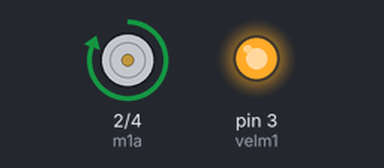
The sketch below on a simulated Arduino Uno, built with avr-gcc and run on an emulated ATmega328P. On the bench: motor-driver pin pairs drawn as motors (green arrow = first pin HIGH = forward, orange = second pin HIGH = backward, longer = more drive), output pins drawn as LEDs (lit = HIGH).

Above: at 2.0 s.
At 4.05 s:
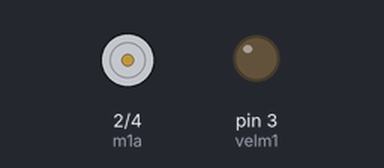
At 6.1 s:
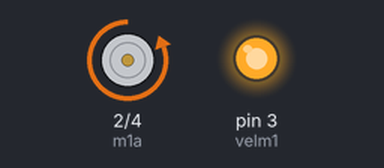
Timing chart, 0 to 10.5 s (numbered marks = the images above):
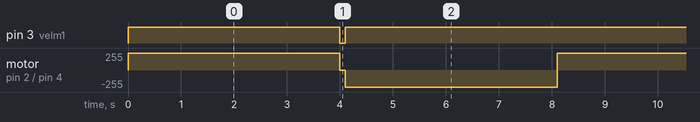

The sketch:

ponte_h.ino
```cpp
#define velm1 3
#define m1a 2
#define m1b 4
#define tempo 4000
#define vel 255
void setup()

{
 pinMode(velm1, OUTPUT);
 pinMode(m1a, OUTPUT);
 pinMode(m1b, OUTPUT);

 analogWrite(velm1, 0);
 digitalWrite(m1a, LOW);
 digitalWrite(m1b, LOW);

}

void loop()
{
  analogWrite(velm1, vel);
  digitalWrite(m1a, HIGH);
  digitalWrite(m1b, LOW);
  delay(tempo);

  analogWrite(velm1, 0);
  digitalWrite(m1a, LOW);
  digitalWrite(m1b, LOW);
  delay(100);

  analogWrite(velm1, vel);
  digitalWrite(m1a, LOW);
  digitalWrite(m1b, HIGH);
  delay(tempo);


}
```

Measured:
- by itself, pin 3 (velm1): repeats every 8.1 s: LOW 0.10 s, HIGH 8.0 s
- by itself, motor on pin 2 (m1a) / pin 4 (m1b): repeats every 8.1 s: stopped 0.10 s, backward 255/255 4.0 s, forward 255/255 4.0 s
